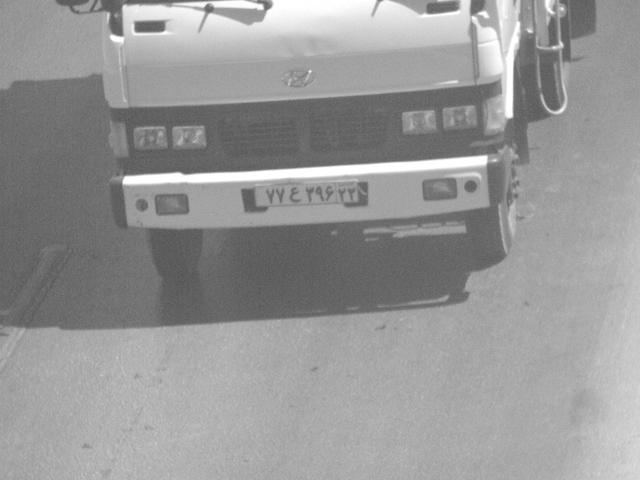
#> input picture 56.jpg, 640 x 480 px; its folder holds only this picture in this run
$ python implementation.py   (older library calls are emulated)
#> lines starting #> are read from the running program, lines starting #| are printed output that depends on the picture; after the words box and inside, x2 and y2 are one past the last pixel; in counts of white or black regions, pixels touching at a corner belong together
import numpy
import scipy
from scipy import ndimage
import matplotlib.pyplot as plt
import cv2
import glob
from skimage.filters import threshold_otsu
from skimage import measure
from skimage.measure import regionprops
import matplotlib.patches as patches


dir_files = glob.glob("*.jpg")
for img in dir_files:
    # read orginal image
    im = scipy.misc.imread(img)
#> im is the input picture: shape (480, 640, 3); min 81, max 255, mean 151.3

    # change type to int32
    im = im.astype('int32')

    # plot orginal image
    fig, (ax1, ax2, ax3, ax4, ax5, ax6) = plt.subplots(1, 6)

    # split RGB fron orginal image
    try:
        b, g, r = cv2.split(im)
    except:
        continue

    # change to gray scale by this formula
    gray_im = (3*r+6*g+b)/10

    # show gray_im
    ax1.set_title(img)
    ax1.imshow(gray_im, cmap="gray")

    # apply sobel filter in gray_im
    dx = ndimage.sobel(gray_im, 0)  # horizontal derivative
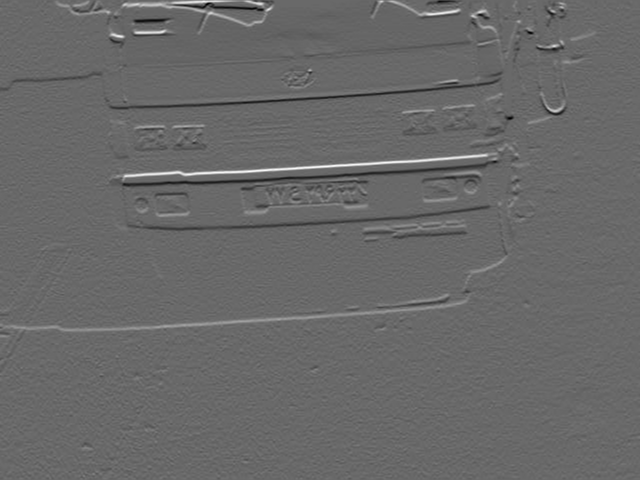
#> dx: shape (480, 640) float64; min -368, max 525, mean 0.2; drawn with min black and max white
    dy = ndimage.sobel(gray_im, 1)  # vertical derivative
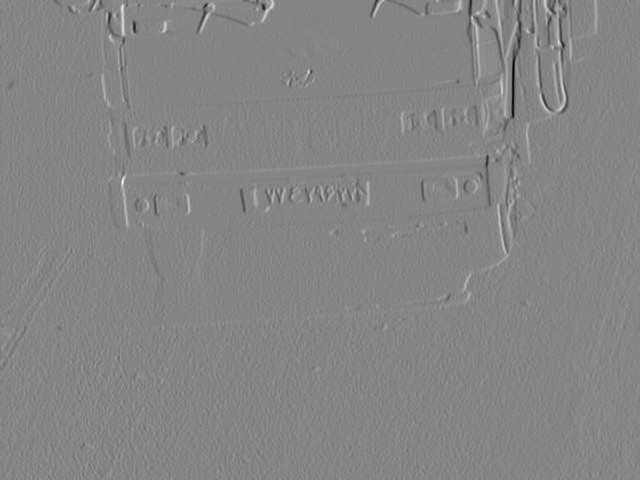
#> dy: shape (480, 640) float64; min -526, max 478, mean 0.6; drawn with min black and max white
    mag = numpy.hypot(dx, dy)  # magnitude
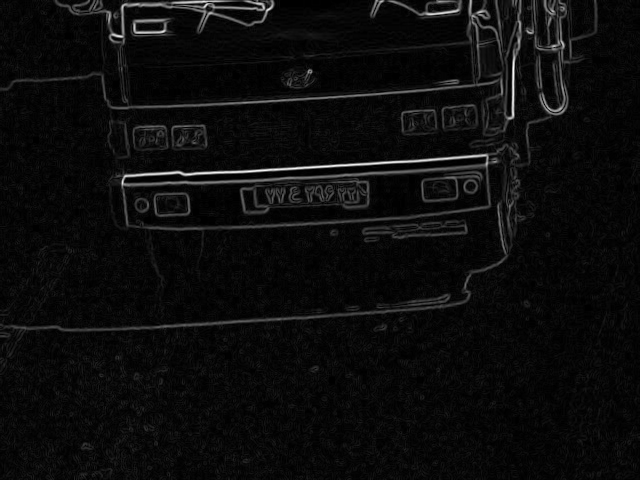
#> mag: shape (480, 640) float64; min 0, max 526.3, mean 26.1; drawn with min black and max white
    mag *= 255.0 / numpy.max(mag)  # normalize (Q&D)
    scipy.misc.imsave('sobel.jpg', mag)
    # mag is resualt of sobel filter
    ax2.set_title("Sobel Filtered")
    ax2.imshow(mag.astype(int), cmap="gray")

    # apply otsu threshold
        #it just a threshold that help to segmentation image into two part

    #change gray level fron 0,255 into 0,1
    mag = mag/255
    threshold_value = threshold_otsu(mag)
#> threshold_value = 0.182
    binary_car_image = mag > threshold_value
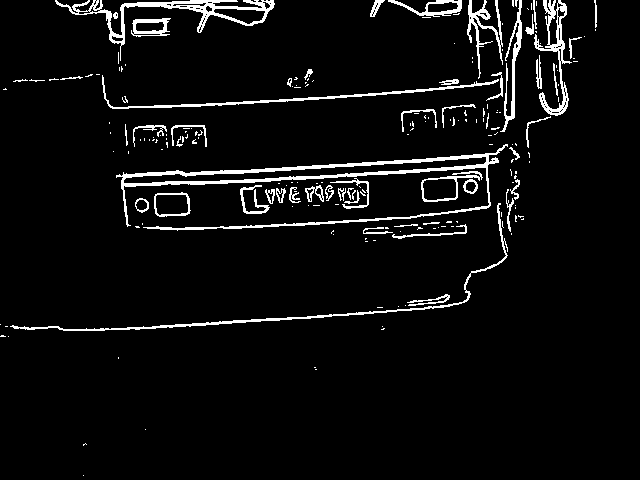
#> binary_car_image: shape (480, 640) bool; 5.2% white; 204 white regions (151 under 20 px), largest, box (x1, y1, x2, y2) and area: (116, 144, 508, 231) 3768, (55, 0, 275, 61) 1851, (10, 203, 508, 331) 1379
    # show gray_im whith threshold
    ax3.set_title("otsu thresold")
    ax3.imshow(binary_car_image, cmap="gray")


    #apply some morphology actions

    #dilation for binary_car_image
        #dialation make highlight white lines in binary_car_image
    kernel = numpy.ones((11,11),numpy.uint8)
    dilation = cv2.dilate(binary_car_image.astype(float),kernel,iterations = 1)
#> dilation: shape (480, 640) float64; values 0 (black) and 1 (white), 23.4% white; 12 white regions, largest, box (x1, y1, x2, y2) and area: (0, 0, 602, 342) 60565, (50, 0, 280, 77) 7167, (120, 119, 212, 159) 2906
    ax4.set_title("dilation")
    ax4.imshow(dilation, cmap="gray")


    #closing for binary_car_image
        #closing improve white segment in binary_car_image
    kernel = numpy.ones((11,11),numpy.uint8)
    closing = cv2.morphologyEx(dilation, cv2.MORPH_CLOSE, kernel)
#> closing: shape (480, 640) float64; values 0 (black) and 1 (white), 24.9% white; 6 white regions, box (x1, y1, x2, y2) and area: (0, 0, 602, 342) 75908, (78, 438, 92, 451) 176, (309, 362, 322, 375) 165, (113, 352, 124, 364) 132, (140, 424, 151, 435) 121, (78, 470, 89, 480) 110
    ax5.set_title("closing")
    ax5.imshow(closing, cmap="gray")

    #erosion for binary_car_image
        #erosion is a easy way to remove noise but it is'n a good way
    kernel = numpy.ones((35,35),numpy.uint8)
    erosion = cv2.erode(closing,kernel,iterations = 1)
#> erosion: shape (480, 640) float64; values 0 (black) and 1 (white), 5% white; 7 white regions, largest, box (x1, y1, x2, y2) and area: (413, 0, 563, 152) 6507, (252, 176, 357, 215) 3518, (433, 167, 477, 223) 1769
    ax6.set_title("erosion")
    ax6.imshow(erosion, cmap="gray")

    plt.show()

    #detect car plate from erosion image that made in last morphology actions

    plate = erosion
    fig, (ax1) = plt.subplots(1)
    ax1.imshow(plate, cmap="gray")

    #this for loop detect all rectangle in image which is area is bigger than 50 pixel
    # regionprops creates a list of properties of all the labelled regions
    label_image = measure.label(plate)
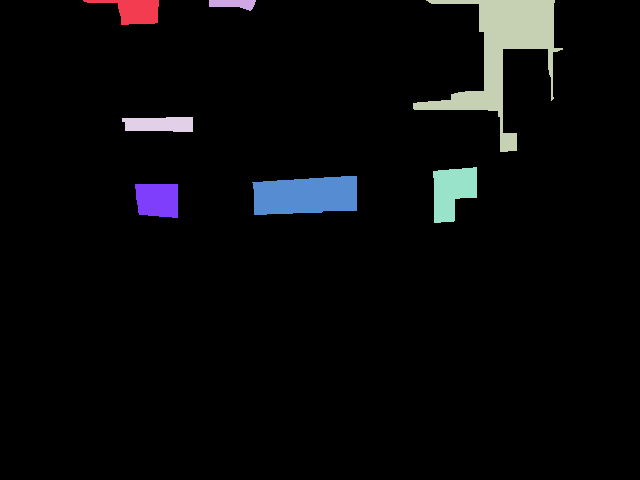
#> label_image: shape (480, 640) int64; 8 distinct labels, from 0 to 7; one colour per label, 0 black
    for region in regionprops(label_image):

        if region.area < 50:
            #if the region is so small then it's likely not a license plate
            continue

        # the bounding box coordinates
        minRow, minCol, maxRow, maxCol = region.bbox
        rectBorder = patches.Rectangle((minCol, minRow), maxCol-minCol, maxRow-minRow, edgecolor="red", linewidth=2, fill=False)
        ax1.add_patch(rectBorder)
#> this loop made 7 passes
#> (minRow, minCol, maxRow, maxCol) on passes 1 to 7: (0, 83, 25, 159), (0, 209, 11, 256), (0, 413, 152, 563), (117, 122, 132, 193), (167, 433, 223, 477), (176, 252, 215, 357), (184, 135, 218, 178)
            # let's draw a red rectangle over those regions
    plt.show()
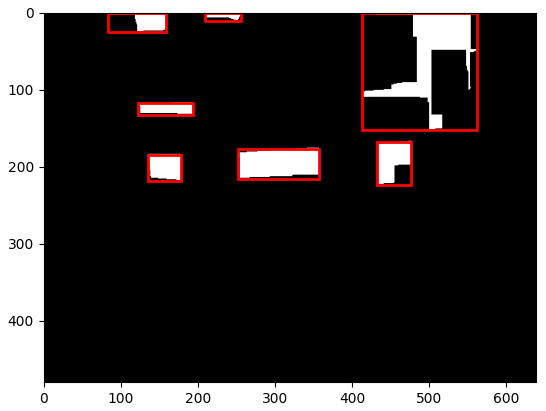
#> figure drawn by matplotlib, 1 panel


    # in this section we want to find best rectangle that is similar to car plate

    #plate_dimensions is Percentage of the image that Determines a Approximaten of car plate size
    plate_dimensions = (0.05*label_image.shape[0], 0.3*label_image.shape[0], 0.1*label_image.shape[1], 0.5*label_image.shape[1])
#> plate_dimensions = (24, 144, 64, 320)
    min_height, max_height, min_width, max_width = plate_dimensions
#> min_height = 24; max_height = 144; min_width = 64; max_width = 320
    plate_objects_cordinates = []
    plate_like_objects = []
    fig, (ax1) = plt.subplots(1)
    ax1.imshow(plate, cmap="gray")

    #minrow, mincol, maxrow, maxcol show the car plate position in the orgianl image at the end of for loop
    minrow=0
    mincol=0
    maxrow=0
    maxcol=0
    label_image = measure.label(plate)
    for region in regionprops(label_image):
        if region.area < 100:
            #if the region is so small then it's likely not a license plate
            continue

        # the bounding box coordinates
        min_row, min_col, max_row, max_col = region.bbox
        region_height = max_row - min_row
        region_width = max_col - min_col
        # ensuring that the region identified satisfies the condition of a typical license plate
        if region_height >= min_height and region_height <= max_height and region_width >= min_width and region_width <= max_width and region_width > region_height:
            minrow=min_row
            mincol=min_col
            maxrow=maxRow
            maxcol=max_col
            plate_like_objects.append(binary_car_image[min_row:max_row,
                                        min_col:max_col])
            plate_objects_cordinates.append((min_row, min_col,
                                                    max_row, max_col))
            rectBorder = patches.Rectangle((min_col, min_row), max_col-min_col, max_row-min_row, edgecolor="red", linewidth=2, fill=False)
            ax1.add_patch(rectBorder)
#> this loop made 7 passes
#> (min_row, min_col, max_row, max_col, region_height, region_width, minrow, mincol) on passes 1, 6: (0, 83, 25, 159, 25, 76, 0, 83), (176, 252, 215, 357, 39, 105, 176, 252)
#> (min_row, min_col, max_row, max_col, region_height, region_width) on passes 2, 3, 4, 5, 7: (0, 209, 11, 256, 11, 47), (0, 413, 152, 563, 152, 150), (117, 122, 132, 193, 15, 71), (167, 433, 223, 477, 56, 44), (184, 135, 218, 178, 34, 43)
#> after the loop, plate_like_objects = 2 items; plate_objects_cordinates = [(0, 83, 25, 159), (176, 252, 215, 357)]
            # let's draw a red rectangle over those regions

    plt.show()

    #this kernel is a matrix of zeros that is same size of orginal image
    kernel = numpy.zeros((480,640),numpy.uint8)
    kernel[minrow:maxrow+10,mincol:maxcol+10]=1

    #Multiplication of gray_im and kernel show just car plate
    plate_gray= gray_im*kernel
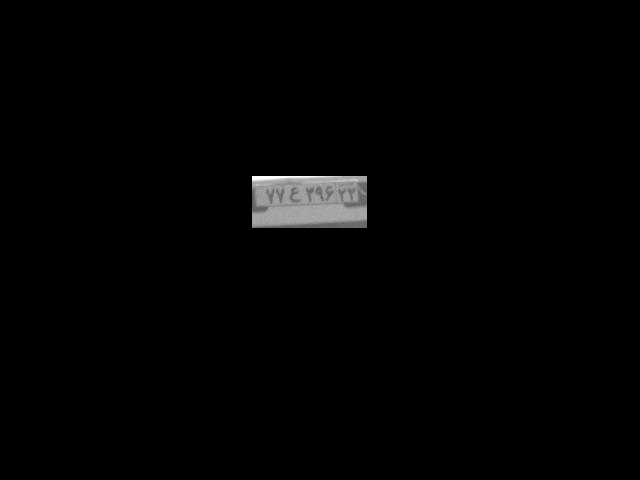
#> plate_gray: shape (480, 640) float64; min 0, max 255, mean 2.9
    fig, (ax1) = plt.subplots(1)
    ax1.imshow(plate_gray, cmap="gray")
    plt.show()

$ run again, on 7.jpg
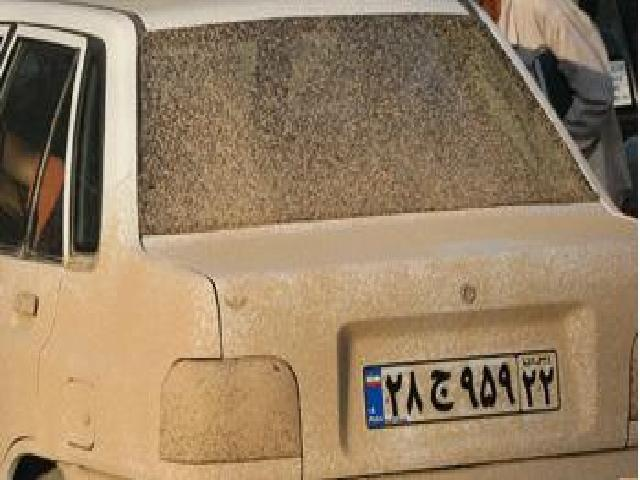
#> input picture 7.jpg, 640 x 480 px
#> im is the input picture: shape (480, 640, 3); mean R, G, B 150.5, 128, 99.7
#> threshold_value = 0.186
#> binary_car_image: shape (480, 640) bool; 6.6% white in thin lines or dots
#> dilation: shape (480, 640) float64; values 0 (black) and 1 (white), 37.3% white; 39 white regions, largest, box (x1, y1, x2, y2) and area: (23, 0, 640, 480) 60202, (0, 14, 112, 273) 16345, (357, 344, 567, 435) 15623
#> closing: shape (480, 640) float64; values 0 (black) and 1 (white), 40.8% white; 7 white regions, largest, box (x1, y1, x2, y2) and area: (0, 0, 640, 480) 103636, (331, 331, 567, 443) 17168, (0, 430, 100, 480) 3211
#> erosion: shape (480, 640) float64; values 0 (black) and 1 (white), 6.6% white; 16 white regions (4 under 20 px), largest, box (x1, y1, x2, y2) and area: (147, 35, 270, 189) 10650, (374, 361, 548, 418) 6753, (40, 0, 78, 36) 1213
#> `label_image = measure.label(plate)`:
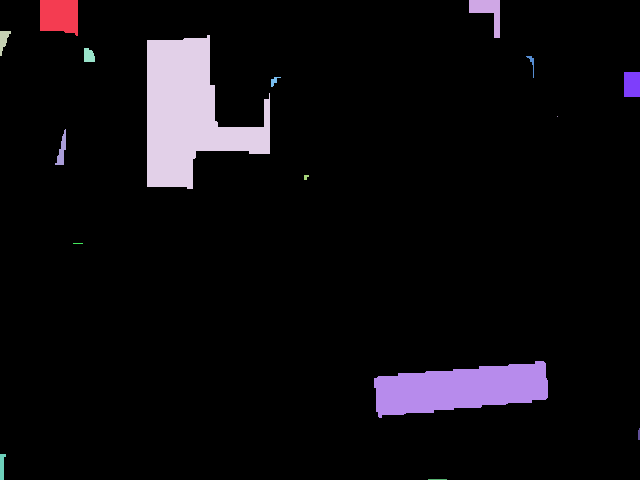
#> label_image: shape (480, 640) int64; 17 distinct labels, from 0 to 16; one colour per label, 0 black
#> the loop `for region in regionprops(label_image): ` made 16 passes
#> (minRow, minCol, maxRow, maxCol) on passes 1, 2, 3, 4, 5, 7, 10, 13: (0, 40, 36, 78), (0, 469, 38, 500), (31, 0, 56, 11), (35, 147, 189, 270), (48, 84, 62, 95), (72, 624, 97, 640), (129, 55, 165, 66), (361, 374, 418, 548)
#> the loop `for region in regionprops(label_image):` made 16 passes
#> (min_row, min_col, max_row, max_col, region_height, region_width, minrow, mincol) on pass 13: (361, 374, 418, 548, 57, 174, 361, 374)
#> after the loop `for region in regionprops(label_image):`: plate_like_objects = 1 item; plate_objects_cordinates = [(361, 374, 418, 548)]
#> `plate_gray= gray_im*kernel`:
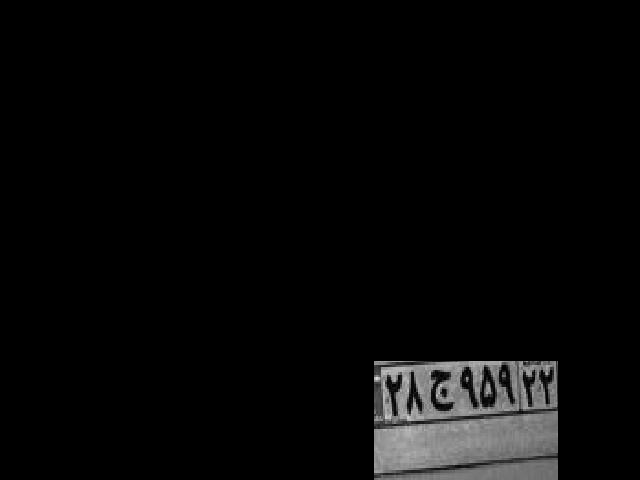
#> plate_gray: shape (480, 640) float64; min 0, max 222.5, mean 8
